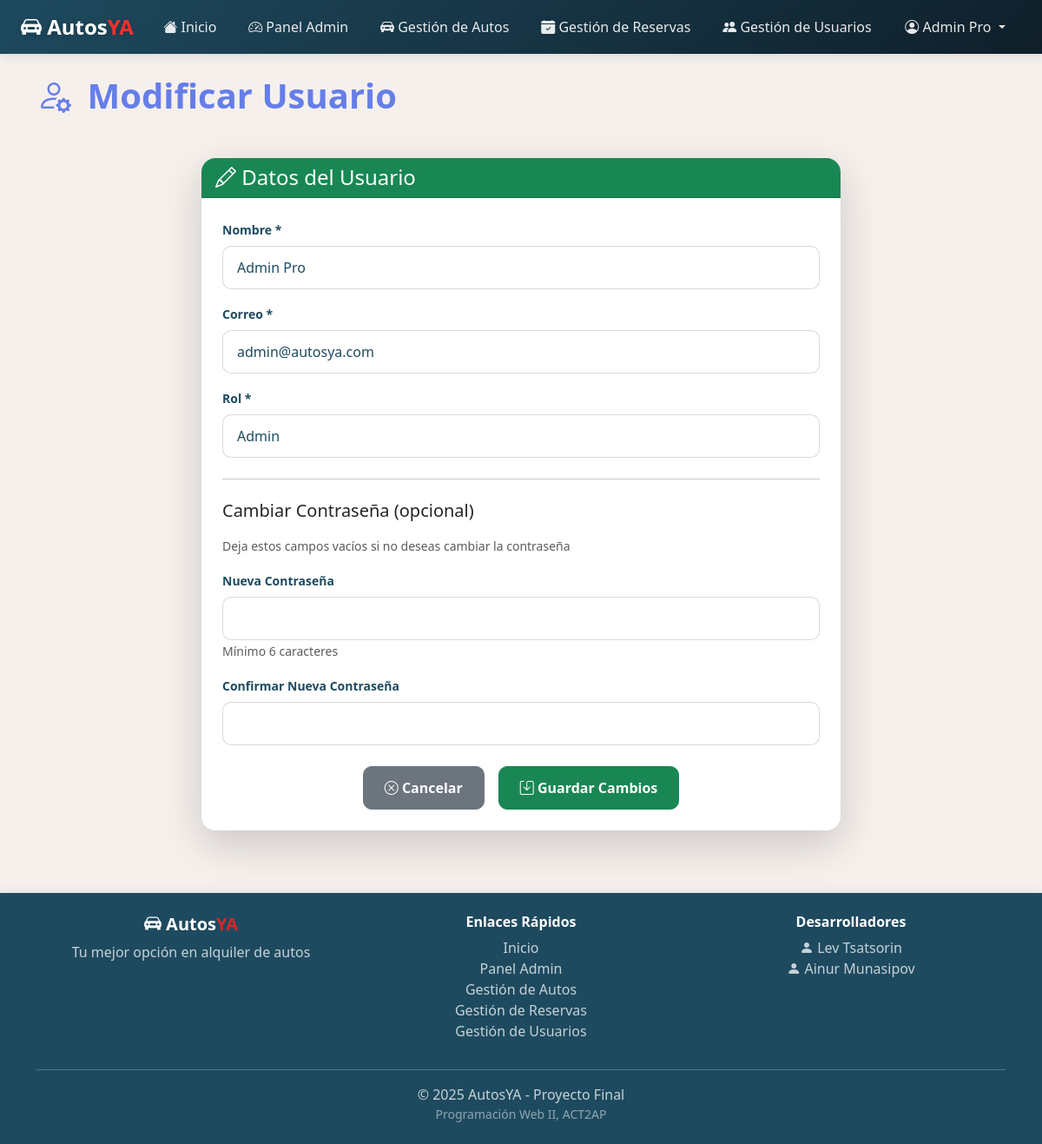
Screenshot of /usuario/mod_usuario.php?id=2 (signed in) with the database file from the repository.
### tables this page shows
CREATE TABLE IF NOT EXISTS `usuarios` (
  `id_usuario` INT(11) NOT NULL AUTO_INCREMENT,
  `nombre` VARCHAR(45) NULL DEFAULT NULL,
  `correo` VARCHAR(100) NOT NULL,
  `clave` VARCHAR(255) NOT NULL,
  `fk_rol` INT(11) NOT NULL,
  `created_at` TIMESTAMP DEFAULT CURRENT_TIMESTAMP,
  PRIMARY KEY (`id_usuario`),
  CONSTRAINT `fk_usuarios_rol` FOREIGN KEY (`fk_rol`) REFERENCES `roles`(`id_rol`));

### usuario/mod_usuario.php (the view, shortened to what this page needs)
<?php
include_once("../components/header.php");
$id_usuario = (int)$_GET['id'];
$redirect_param = isset($_GET['redirect']) ? $_GET['redirect'] : '';
if ($redirect_param === 'admin_gestion') {
    $cancel_url = '/AutosYA/admin/gestion_usuarios.php';
} else {
    $cancel_url = $_SESSION['fk_rol'] == 1 ? '/AutosYA/admin/index.php' : '/AutosYA/cliente/perfil.php';
}
$stmt = $con->prepare("SELECT id_usuario, nombre, correo, fk_rol FROM usuarios WHERE id_usuario = ?");
$stmt->bind_param("i", $id_usuario);
$stmt->execute();
$result = $stmt->get_result();
$usuario = $result->fetch_assoc();
?>
<link rel="stylesheet" href="/AutosYA/css/admin.css">
<div class="container my-4">
    <div class="row">
        <div class="col-12">
            <h1 class="admin-page-title mb-4">
                <i class="bi bi-person-gear"></i> Modificar Usuario
            </h1>
        </div>
    </div>
    <div class="row justify-content-center">
        <div class="col-lg-8">
            <div class="card shadow-lg mt-4">
                <div class="card-header bg-success text-white">
                    <h4 class="mb-0">
                        <i class="bi bi-pencil"></i> Datos del Usuario
                    </h4>
                </div>
                <div class="card-body">
                    <form action="/AutosYA/usuario/mod_usuario_ok.php" method="POST" class="needs-validation" novalidate>
                        <div class="mb-3">
                            <label for="nombre" class="form-label">Nombre *</label>
                            <input type="text" class="form-control" id="nombre" name="nombre"
                                value="<?php echo htmlspecialchars($usuario['nombre']); ?>" required>
                        </div>
                        <div class="mb-3">
                            <label for="correo" class="form-label">Correo *</label>
                            <input type="email" class="form-control" id="correo" name="correo"
                                value="<?php echo htmlspecialchars($usuario['correo']); ?>" required>
                        </div>
                        <div class="mb-3">
                            <label for="fk_rol" class="form-label">Rol *</label>
                            <select class="form-select" id="fk_rol" name="fk_rol" required>
                                <option value="1" <?php echo ($usuario['fk_rol'] == 1) ? 'selected' : ''; ?>>Admin</option>
                            </select>
                        </div>
                        <?php if ($id_usuario === $_SESSION['id_usuario']): ?>
                            <hr class="my-4">
                            <h5 class="mb-3">Cambiar Contraseña (opcional)</h5>
                            <p class="text-muted"><small>Deja estos campos vacíos si no deseas cambiar la contraseña</small></p>
                            <div class="mb-3">
                                <label for="clave" class="form-label">Nueva Contraseña</label>
                                <input type="password" class="form-control" id="clave" name="nueva_clave" minlength="6">
                                <small class="form-text text-muted">Mínimo 6 caracteres</small>
                            </div>
                            <div class="mb-3">
                                <label for="clave_rep" class="form-label">Confirmar Nueva Contraseña</label>
                                <input type="password" class="form-control" id="clave_rep" name="confirmar_clave" minlength="6">
                            </div>
                        <?php endif; ?>
                        <div class="d-flex justify-content-center gap-3 mt-4">
                            <a href="<?php echo $cancel_url; ?>" class="btn btn-secondary">
                                <i class="bi bi-x-circle"></i> Cancelar
                            </a>
                            <button type="submit" class="btn btn-success">
                                <i class="bi bi-save"></i> Guardar Cambios
                            </button>
                        </div>
                    </form>
                </div>
            </div>
        </div>
    </div>
</div>
<?php include_once("../components/footer.php"); ?>

### css/estilos.css (style rules this page uses)
:root { --yale-blue: #1e4a5f; --yale-blue-dark: #163849; --yale-blue-hero: #2563a8; --rosy-taupe: #dc2626; --steel-blue: #4a9fd8; --steel-blue-light: #6bb5e6; --parchment: #f6f0ed; --khaki-beige: #bbb193; --khaki-beige-light: #c9c6a8; }
body { min-height: 100vh; display: flex; flex-direction: column; background-color: var(--parchment); color: var(--yale-blue); }
.form-control, .form-select { border: 1px solid rgba(40, 83, 107, 0.2); border-radius: 10px; padding: 0.75rem 1rem; transition: all 0.3s ease; background: white; color: var(--yale-blue); }
.form-label { font-weight: 600; color: var(--yale-blue); margin-bottom: 0.5rem; font-size: 0.875rem; }
.card { transition: all 0.3s ease; border: 1px solid rgba(40, 83, 107, 0.1); border-radius: 16px; overflow: hidden; background: white; }
.shadow-lg { box-shadow: 0 1rem 3rem rgba(0, 0, 0, 0.175) !important; }
.card-body { padding: 1.5rem; }
.btn { transition: all 0.3s ease; font-weight: 600; border-radius: 10px; padding: 0.75rem 1.5rem; }
.card { animation: fadeIn 0.5s ease-in-out; }
html { scroll-behavior: smooth; }
a { transition: color 0.2s ease; text-decoration: none; }

### css/admin.css (style rules this page uses)
.card.shadow-lg { border: none !important; }
.admin-page-title { color: #667eea; font-weight: 700; margin-bottom: 1.5rem; }
.admin-page-title i { margin-right: 0.5rem; }

### rows the page displays
usuarios: nombre "Admin Pro", correo "admin@autosya.com", fk_rol "Admin"

### other values shown
$nombre_usuario "Admin Pro"
